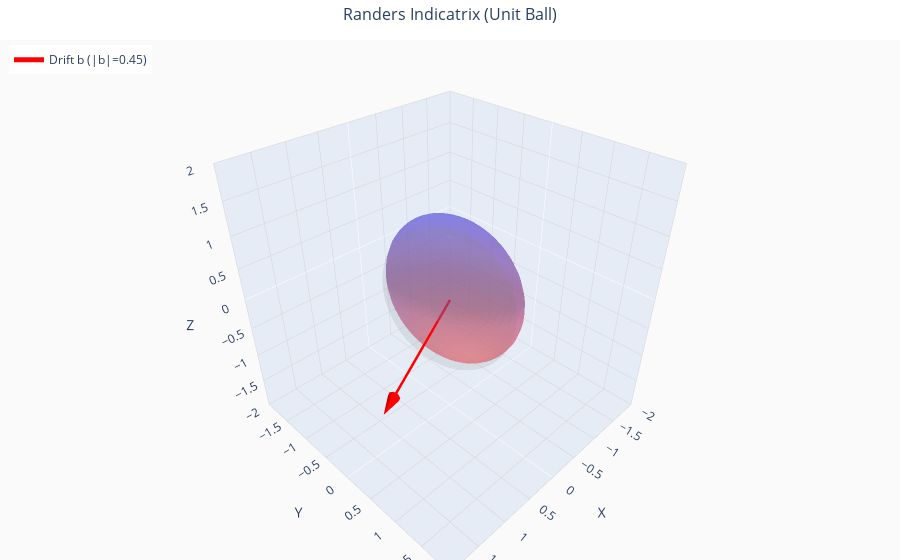

The cell this chart's notebook holds for it:
### Code cell
# Visualize the indicatrix (unit ball)
# Notice how it's NOT centered at the origin due to asymmetry!
fig = viz.explore_finsler(A, b, mode='indicatrix')
fig.show()

### Figure 1 — Plotly figure (JSON) as saved in the notebook; plotly's stock layout.template omitted (floating-point values rounded to 4 significant figures; data arrays with more than 128 entries replaced by an {"elided": "..."} marker saying what was removed)
{"data": [{"colorscale": [[0, "rgba(255, 100, 100, 0.7)"], [1, "rgba(100, 100, 255, 0.7)"]], "hoverinfo": "name", "name": "Randers Indicatrix", "opacity": 0.7, "showscale": false, "surfacecolor": {"elided": "50x50 float values"}, "type": "surface", "x": {"elided": "50x50 float values"}, "y": {"elided": "50x50 float values"}, "z": {"elided": "50x50 float values"}}, {"colorscale": [[0, "rgba(150, 150, 150, 0.3)"], [1, "rgba(150, 150, 150, 0.3)"]], "hoverinfo": "name", "name": "Riemannian (b=0)", "opacity": 0.3, "showscale": false, "type": "surface", "x": {"elided": "50x50 float values"}, "y": {"elided": "50x50 float values"}, "z": {"elided": "50x50 float values"}}, {"hoverinfo": "name", "line": {"color": "red", "width": 5}, "mode": "lines", "name": "Drift b (|b|=0.45)", "showlegend": true, "type": "scatter3d", "x": [0, 1.789], "y": [0, 0.8944], "z": [0, 0]}, {"anchor": "tail", "colorscale": [[0, "red"], [1, "red"]], "hoverinfo": "skip", "showlegend": false, "showscale": false, "sizemode": "absolute", "sizeref": 0.3, "type": "cone", "u": [1.789], "v": [0.8944], "w": [0], "x": [1.789], "y": [0.8944], "z": [0]}], "layout": {"legend": {"bgcolor": "rgba(255,255,255,0.8)", "x": 0.01, "xanchor": "left", "y": 0.99, "yanchor": "top"}, "margin": {"b": 0, "l": 0, "r": 0, "t": 40}, "paper_bgcolor": "white", "scene": {"aspectmode": "cube", "bgcolor": "rgba(250, 250, 250, 1)", "xaxis": {"gridcolor": "lightgray", "gridwidth": 1, "range": [-2, 2], "showgrid": true, "title": {"text": "X"}}, "yaxis": {"gridcolor": "lightgray", "gridwidth": 1, "range": [-2, 2], "showgrid": true, "title": {"text": "Y"}}, "zaxis": {"gridcolor": "lightgray", "gridwidth": 1, "range": [-2, 2], "showgrid": true, "title": {"text": "Z"}}}, "showlegend": true, "title": {"font": {"size": 16}, "text": "Randers Indicatrix (Unit Ball)", "x": 0.5}}}
